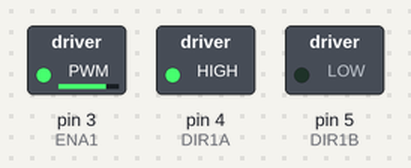
Bench run of a sketch on a simulated Arduino Uno, built with avr-gcc and run on an emulated ATmega328P. Shown: switched loads named in the sketch (green lamp = pin HIGH). What the sketch prints to the serial monitor is not drawn.

Above: at 0.05 s.
At 9.95 s:
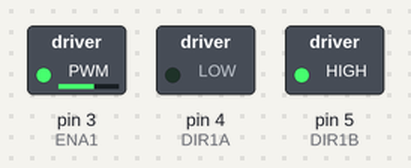
Timing chart, 0 to 13.0 s (numbered marks = the images above):
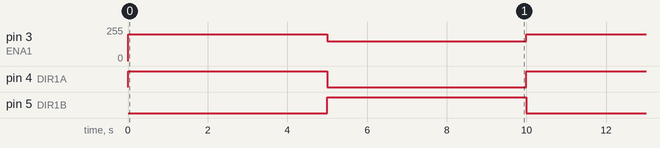

The sketch:

control_one_wheel.ino
```cpp
#define ENA1 3
#define DIR1A 4
#define DIR1B 5

void setup() {
  // Initialize serial communication
  Serial.begin(9600);

  // Set motor control pins as outputs
  pinMode(ENA1, OUTPUT);
  pinMode(DIR1A, OUTPUT);
  pinMode(DIR1B, OUTPUT);

  // Optional: Print a start message
  Serial.println("Motor control program started");
}

void loop() {
  // Example to control the motor speed and direction
  controlWheel(ENA1, DIR1A, DIR1B, 200); // Move forward with speed 200
  delay(5000); // Wait for 5 seconds

  controlWheel(ENA1, DIR1A, DIR1B, -150); // Move backward with speed 150
  delay(5000); // Wait for 5 seconds

  // Add more control logic as needed
}

void controlWheel(int enaPin, int dirPin1, int dirPin2, int speed) {
  bool direction = speed >= 0;
  speed = abs(speed);
  if (speed > 255) speed = 255; // Limit speed to PWM range

  digitalWrite(dirPin1, direction ? HIGH : LOW);
  digitalWrite(dirPin2, !direction ? HIGH : LOW);
  analogWrite(enaPin, speed);
}
```

Measured:
- by itself, pin 3 (ENA1): alternates 200/255 for 5.0 s and 150/255 for 5.0 s
- by itself, pin 4 (DIR1A), pin 5 (DIR1B): alternates HIGH for 5.0 s and LOW for 5.0 s
